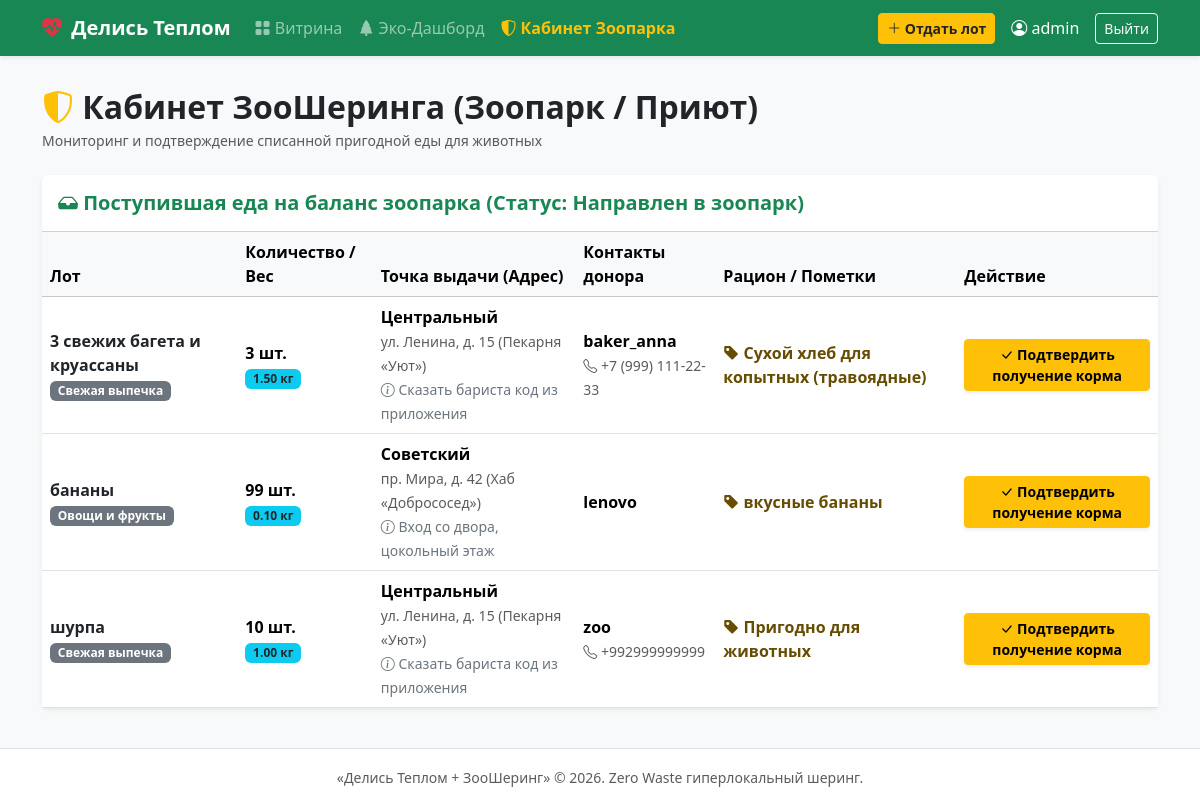
The app's page /lots/zoo/incoming/ (signed in), older data.
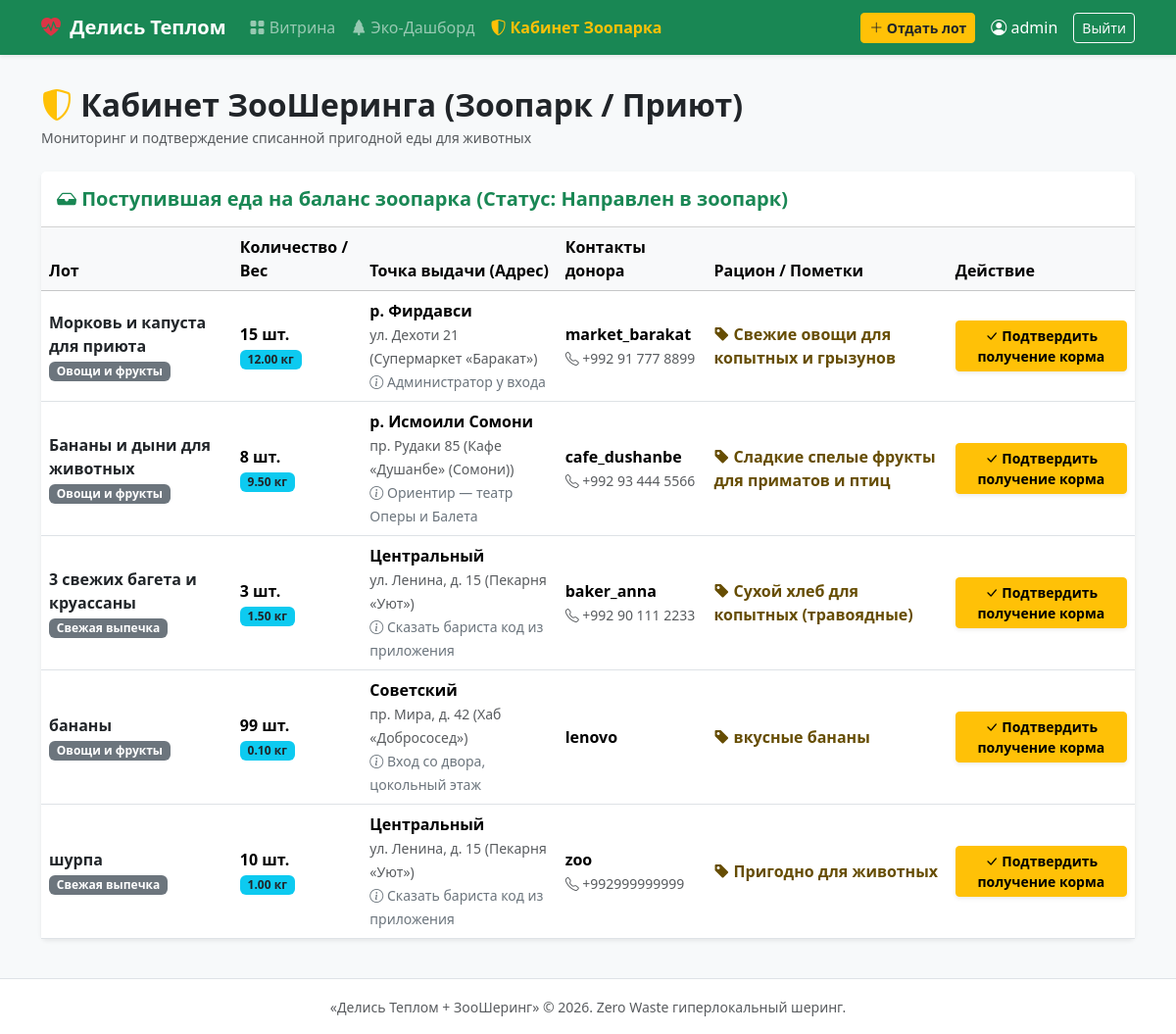
The same page, newer data.
### lots/models.py (models this page shows, shortened)
class ItemLot(models.Model):
    STATUS_CHOICES = [
        ('available', 'Доступен'),
        ('reserved', 'Забронирован'),
        ('completed', 'Передан человеку'),
        ('to_zoo', 'Направлен в зоопарк'),
        ('zoo_received', 'Принят зоопарком'),
        ('expired', 'Списан в утиль'),
    ]
    donor = models.ForeignKey(User, on_delete=models.CASCADE, related_name='lots')
    title=models.CharField(max_length=100)
    description=models.TextField()
    category=models.ForeignKey(Category,related_name="lots", on_delete=models.CASCADE)
    location = models.ForeignKey(Location, on_delete=models.CASCADE,related_name='lots')
    quantity = models.PositiveIntegerField()
    available_quantity  = models.PositiveIntegerField()
    weight_kg = models.DecimalField(max_digits=6, decimal_places=2)
    expiry_time=models.DateTimeField()
    image=models.ImageField(upload_to='lots',blank=True,null=True)
    suitable_for_zoo = models.BooleanField(default=False)
    zoo_notes=models.CharField(max_length=250)
    status = models.CharField(max_length=20, choices=STATUS_CHOICES, default='available')
    is_active = models.BooleanField(default=True)
    created_at = models.DateTimeField(auto_now_add=True)
    class Meta:
        ordering = ['-created_at']

class Category(models.Model):
    LOT_TYPE_CHOICES = [
        ('food', 'Еда'),
        ('items', 'Вещи'),
    ]
    name = models.CharField(max_length=100,unique=True)
    slug = models.SlugField(max_length=100, unique=True)
    lot_type = models.CharField(max_length=20, choices=LOT_TYPE_CHOICES)

class Location(models.Model):
    title=models.CharField(max_length=100)
    district=models.CharField(max_length=100)
    address=models.CharField(max_length=255)
    pickup_instructions = models.TextField()
    is_zoo=models.BooleanField(default=False)

### accounts/models.py (models this page shows, shortened)
class Profile(models.Model):
    user = models.OneToOneField(User, on_delete=models.CASCADE,related_name='profile')
    phone =models.CharField(max_length=100)
    is_business = models.BooleanField(default=False)
    is_zoo_staff=models.BooleanField(default=False)
    rating_score=models.PositiveIntegerField(default=100)
    avatar = models.ImageField(upload_to='avatars',blank=True,null=True)

### lots/views.py (the view)
# urls.py: path('zoo/incoming/', zoo_dashboard_view, name='zoo_dashboard'),
@login_required
def zoo_dashboard_view(request):
    if not (request.user.is_staff or request.user.profile.is_zoo_staff):
        return HttpResponseForbidden("Доступ разрешен только представителям зоопарка.")
    incoming_lots = ItemLot.objects.filter(
        status='to_zoo'
    ).select_related('category', 'location', 'donor', 'donor__profile').order_by('-expiry_time')
    return render(request, 'lots/zoo_dashboard.html', {'incoming_lots': incoming_lots})

### templates/lots/zoo_dashboard.html (shortened to what this page needs)
{% extends 'base.html' %}
{% block content %}
<div class="d-flex justify-content-between align-items-center mb-4">
    <div>
        <h2 class="fw-bold text-dark mb-1">
            <i class="bi bi-shield-shaded text-warning"></i> Кабинет ЗооШеринга (Зоопарк / Приют)
        </h2>
        <p class="text-muted small mb-0">Мониторинг и подтверждение списанной пригодной еды для животных</p>
    </div>
</div>
<div class="card shadow-sm border-0 mb-4">
    <div class="card-header bg-white py-3">
        <h5 class="fw-bold mb-0 text-success">
            <i class="bi bi-inbox-fill"></i> Поступившая еда на баланс зоопарка (Статус: Направлен в зоопарк)
        </h5>
    </div>
    <div class="card-body p-0">
        <div class="table-responsive">
            <table class="table table-hover align-middle mb-0">
                <thead class="table-light">
                    <tr>
                        <th>Лот</th>
                        <th>Количество / Вес</th>
                        <th>Точка выдачи (Адрес)</th>
                        <th>Контакты донора</th>
                        <th>Рацион / Пометки</th>
                        <th>Действие</th>
                    </tr>
                </thead>
                <tbody>
                    {% for lot in incoming_lots %}
                        <tr>
                            <td>
                                <strong class="text-dark">{{ lot.title }}</strong><br>
                                <span class="badge bg-secondary">{{ lot.category.name }}</span>
                            </td>
                            <td>
                                <strong>{{ lot.available_quantity }} шт.</strong><br>
                                <span class="badge bg-info text-dark">{{ lot.weight_kg }} кг</span>
                            </td>
                            <td>
                                <strong>{{ lot.location.district }}</strong><br>
                                <small class="text-muted">{{ lot.location.address }} ({{ lot.location.title }})</small><br>
                                <small class="text-secondary"><i class="bi bi-info-circle"></i> {{ lot.location.pickup_instructions }}</small>
                            </td>
                            <td>
                                <strong>{{ lot.donor.username }}</strong>
                                {% if lot.donor.profile.phone %}
                                    <br><small class="text-muted"><i class="bi bi-telephone"></i> {{ lot.donor.profile.phone }}</small>
                                {% endif %}
                            </td>
                            <td>
                                <span class="text-warning-emphasis fw-semibold">
                                    <i class="bi bi-tag-fill"></i> {{ lot.zoo_notes|default:'Пригодно для животных' }}
                                </span>
                            </td>
                            <td>
                                <a href="{% url 'zoo_accept_lot' lot.pk %}" class="btn btn-warning btn-sm fw-bold shadow-sm" onclick="return confirm('Подтвердить прием корма на баланс зоопарка?');">
                                    <i class="bi bi-check-lg"></i> Подтвердить получение корма
                                </a>
                            </td>
                        </tr>
                    {% endfor %}
                </tbody>
            </table>
        </div>
    </div>
</div>
{% endblock %}

### templates/base.html (shortened to what this page needs)
<!DOCTYPE html>
<html lang="ru">
<head>
    <link href="https://cdn.jsdelivr.net/npm/bootstrap@5.3.3/dist/css/bootstrap.min.css" rel="stylesheet">
    <link rel="stylesheet" href="https://cdn.jsdelivr.net/npm/bootstrap-icons@1.11.3/font/bootstrap-icons.min.css">
</head>
<body>
    <nav class="navbar navbar-expand-lg navbar-dark bg-success shadow-sm sticky-top">
        <div class="container">
            <a class="navbar-brand fw-bold" href="{% url 'lot_list' %}">
                <i class="bi bi-heart-pulse-fill me-1 text-danger"></i> Делись Теплом
            </a>
            <div class="collapse navbar-collapse" id="navBarMain">
                <ul class="navbar-nav me-auto mb-2 mb-lg-0">
                    <li class="nav-item">
                        <a class="nav-link" href="{% url 'lot_list' %}"><i class="bi bi-grid-fill"></i> Витрина</a>
                    </li>
                    <li class="nav-item">
                        <a class="nav-link" href="{% url 'impact_stats' %}"><i class="bi bi-tree-fill"></i> Эко-Дашборд</a>
                    </li>
                    {% if user.is_authenticated and user.profile.is_zoo_staff or user.is_staff %}
                    <li class="nav-item">
                        <a class="nav-link text-warning fw-bold" href="{% url 'zoo_dashboard' %}">
                            <i class="bi bi-shield-shaded"></i> Кабинет Зоопарка
                        </a>
                    </li>
                    {% endif %}
                </ul>
                <ul class="navbar-nav align-items-center">
                    {% if user.is_authenticated %}
                        <li class="nav-item me-2">
                            <a class="btn btn-warning btn-sm fw-bold text-dark" href="{% url 'lot_create' %}">
                                <i class="bi bi-plus-lg"></i> Отдать лот
                            </a>
                        </li>
                        <li class="nav-item me-2">
                            <a class="nav-link text-white" href="{% url 'user_cabinet' %}">
                                <i class="bi bi-person-circle"></i> {{ user.username }}
                            </a>
                        </li>
                        <li class="nav-item">
                            <a class="btn btn-outline-light btn-sm" href="{% url 'logout' %}">Выйти</a>
                        </li>
                    {% endif %}
                </ul>
            </div>
        </div>
    </nav>
    <main class="container py-3">
        {% block content %}{% endblock %}
    </main>
    <footer class="footer bg-white border-top py-3 text-center text-muted">
        <div class="container">
            <small>«Делись Теплом + ЗооШеринг» &copy; 2026. Zero Waste гиперлокальный шеринг.</small>
        </div>
    </footer>
</body>
</html>

### templates/base.html (style rules this page uses)
body { background-color: #f7f9fa; min-height: 100vh; display: flex; flex-direction: column; }
.footer { margin-top: auto; }

Row changes from the older to the newer data that the page shows:
added ItemLot: title "Морковь и капуста для приюта", category.name "Овощи и фрукты", available_quantity "15", weight_kg "12.00", location.district "р. Фирдавси", location.address "ул. Дехоти 21", location "Супермаркет «Баракат»", location.pickup_instructions "Администратор у входа", donor.username "market_barakat", donor.profile.phone "+992 91 777 8899", zoo_notes "Свежие овощи для копытных и грызунов"
added ItemLot: title "Бананы и дыни для животных", category.name "Овощи и фрукты", available_quantity "8", weight_kg "9.50", location.district "р. Исмоили Сомони", location.address "пр. Рудаки 85", location "Кафе «Душанбе» (Сомони)", location.pickup_instructions "Ориентир — театр Оперы и Балета", donor.username "cafe_dushanbe", donor.profile.phone "+992 93 444 5566", zoo_notes "Сладкие спелые фрукты для приматов и птиц"
changed through a linked row, ItemLot "3 свежих багета и круассаны": donor.profile.phone "+7 (999) 111-22-33" → "+992 90 111 2233"
